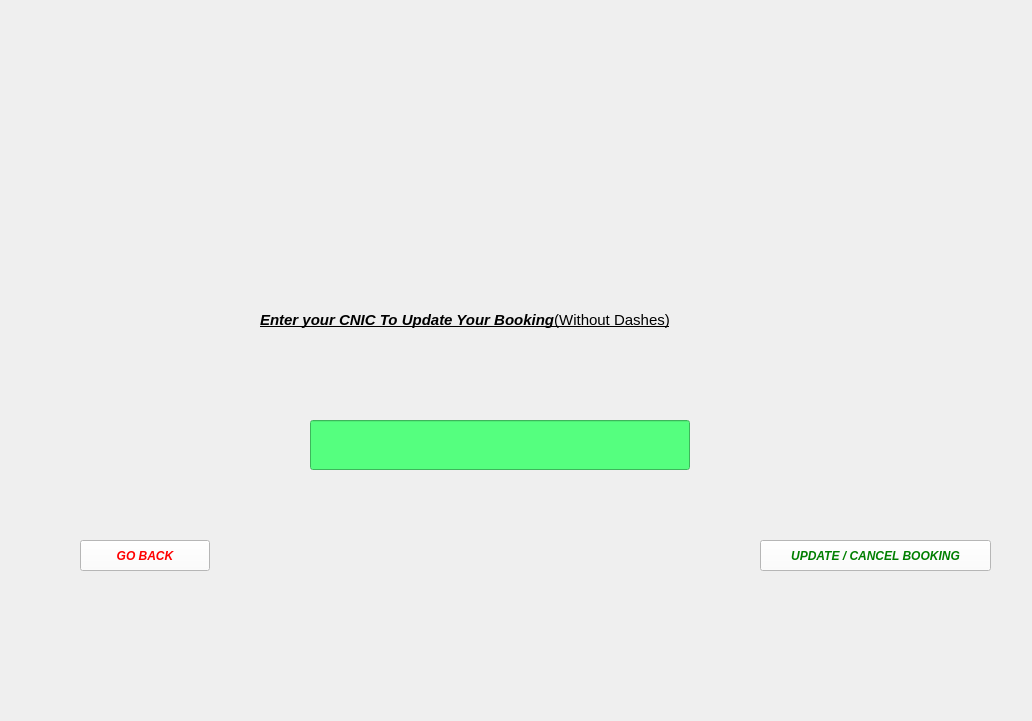
<?xml version="1.0" encoding="UTF-8"?>
<ui version="4.0">
 <class>Form</class>
 <widget class="QWidget" name="Form">
  <property name="geometry">
   <rect>
    <x>0</x>
    <y>0</y>
    <width>1032</width>
    <height>721</height>
   </rect>
  </property>
  <property name="windowTitle">
   <string>Form</string>
  </property>
  <widget class="QLabel" name="label">
   <property name="geometry">
    <rect>
     <x>260</x>
     <y>300</y>
     <width>511</width>
     <height>41</height>
    </rect>
   </property>
   <property name="font">
    <font>
     <pointsize>11</pointsize>
     <bold>true</bold>
    </font>
   </property>
   <property name="text">
    <string>&lt;html&gt;&lt;head/&gt;&lt;body&gt;&lt;p&gt;&lt;span style=&quot; font-style:italic; text-decoration: underline;&quot;&gt;Enter your CNIC To Update Your Booking&lt;/span&gt;&lt;span style=&quot; font-weight:400; text-decoration: underline;&quot;&gt;(Without Dashes)&lt;/span&gt;&lt;/p&gt;&lt;/body&gt;&lt;/html&gt;</string>
   </property>
  </widget>
  <widget class="QLineEdit" name="CnicUpdateLinedit">
   <property name="geometry">
    <rect>
     <x>310</x>
     <y>420</y>
     <width>380</width>
     <height>50</height>
    </rect>
   </property>
   <property name="styleSheet">
    <string notr="true">background-color: rgb(85, 255, 127);</string>
   </property>
  </widget>
  <widget class="QPushButton" name="OpenBookingButton">
   <property name="geometry">
    <rect>
     <x>760</x>
     <y>540</y>
     <width>231</width>
     <height>31</height>
    </rect>
   </property>
   <property name="font">
    <font>
     <pointsize>9</pointsize>
     <italic>true</italic>
     <bold>true</bold>
    </font>
   </property>
   <property name="styleSheet">
    <string notr="true">font: 700 italic 9pt &quot;Segoe UI&quot;;
background-color: rgb(255, 255, 255);
color: rgb(0, 127, 0);</string>
   </property>
   <property name="text">
    <string>UPDATE / CANCEL BOOKING</string>
   </property>
  </widget>
  <widget class="QPushButton" name="BackButton">
   <property name="geometry">
    <rect>
     <x>80</x>
     <y>540</y>
     <width>130</width>
     <height>31</height>
    </rect>
   </property>
   <property name="font">
    <font>
     <pointsize>9</pointsize>
     <italic>true</italic>
     <bold>true</bold>
    </font>
   </property>
   <property name="styleSheet">
    <string notr="true">color: rgb(255, 0, 0);
font: 700 italic 9pt &quot;Segoe UI&quot;;
background-color: rgb(255, 255, 255);</string>
   </property>
   <property name="text">
    <string>GO BACK</string>
   </property>
  </widget>
  <widget class="QLabel" name="label_2">
   <property name="geometry">
    <rect>
     <x>0</x>
     <y>0</y>
     <width>1031</width>
     <height>721</height>
    </rect>
   </property>
   <property name="text">
    <string/>
   </property>
   <property name="pixmap">
    <pixmap>White green recipet.jpg</pixmap>
   </property>
   <property name="scaledContents">
    <bool>true</bool>
   </property>
  </widget>
  <zorder>label_2</zorder>
  <zorder>label</zorder>
  <zorder>CnicUpdateLinedit</zorder>
  <zorder>OpenBookingButton</zorder>
  <zorder>BackButton</zorder>
 </widget>
 <resources/>
 <connections/>
</ui>
